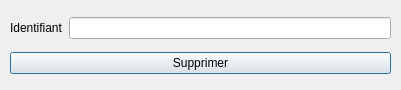
<?xml version="1.0" encoding="UTF-8"?>
<ui version="4.0">
 <class>SupprimerInterface</class>
 <widget class="QDialog" name="SupprimerInterface">
  <property name="geometry">
   <rect>
    <x>0</x>
    <y>0</y>
    <width>401</width>
    <height>90</height>
   </rect>
  </property>
  <property name="windowTitle">
   <string>Supprimer une référence</string>
  </property>
  <widget class="QWidget" name="gridLayoutWidget">
   <property name="geometry">
    <rect>
     <x>10</x>
     <y>10</y>
     <width>381</width>
     <height>71</height>
    </rect>
   </property>
   <layout class="QGridLayout" name="gridLayout">
    <item row="0" column="0">
     <widget class="QLabel" name="label">
      <property name="text">
       <string>Identifiant</string>
      </property>
     </widget>
    </item>
    <item row="0" column="1">
     <widget class="QLineEdit" name="identifiant"/>
    </item>
    <item row="1" column="0" colspan="2">
     <widget class="QPushButton" name="ok">
      <property name="text">
       <string>Supprimer</string>
      </property>
     </widget>
    </item>
   </layout>
  </widget>
 </widget>
 <resources/>
 <connections>
  <connection>
   <sender>ok</sender>
   <signal>clicked()</signal>
   <receiver>SupprimerInterface</receiver>
   <slot>validerSuppression()</slot>
   <hints>
    <hint type="sourcelabel">
     <x>200</x>
     <y>136</y>
    </hint>
    <hint type="destinationlabel">
     <x>200</x>
     <y>100</y>
    </hint>
   </hints>
  </connection>
 </connections>
 <slots>
  <slot>validerSuppression()</slot>
 </slots>
</ui>
